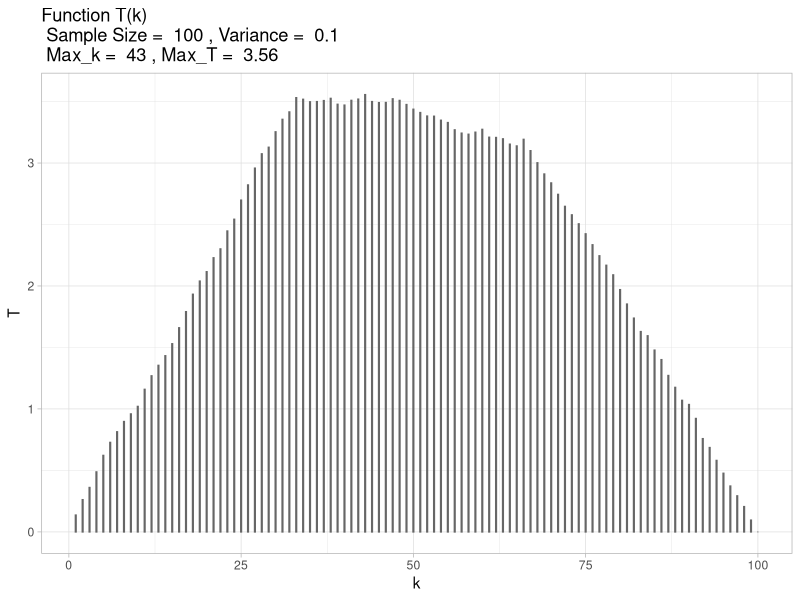

This figure's R source:
library(dplyr)
library(ggplot2)

seq_change <- function(data) {
  df2 <- data %>% mutate(cumsum = cumsum(data$x),
                         ID = row_number(), #ID is reset every sequence for calculation but k stays the same to track change point
                         total =sum(data$x)) %>% 
    mutate(length_df = length(ID)) %>% 
    mutate(frac = ID/length(ID)) %>% 
    mutate(temp1 = frac * total) %>% 
    mutate(absolute = abs(cumsum - temp1)) %>% 
    mutate(T = absolute / (sqrt(length(ID))))
  print(df2[1:5,])
  
  #Find the max value of T and return k where the max value is, this is the cutoff point
  #if it is tie return the smaller k
  maxk <- df2$k[max.col(t(df2$T), ties.method = "first")]
  maxT <- df2$T[max.col(t(df2$T), ties.method = "first")]
  
  variables_num <- paste(" Sample Size = ", N,",")
  variance <- paste(" Variance = ", var)
  maxk_plot <- paste(" Max_k = ", maxk,",")
  maxT_plot <- paste(" Max_T = ", round(maxT,2))
  
  maxplot <- ggplot(df2, aes(x = k, y = T)) + 
    geom_col(color="gray40", fill="gray", alpha =0.5, width = 0.1)+ 
    ggtitle(paste0("Function T(k) ","\n",variables_num,variance,"\n",maxk_plot,maxT_plot))+
    theme_light()
  
  print(maxplot)
  
  return (list(maxT=maxT,maxk=maxk))
}

N <- 100
var <- 0.1
sd <- sqrt(var)
N1 <- floor(N/3)
N2 <- floor(2*N/3)-floor(N/3)
N3 <- N - floor(2*N/3)
#generate n independent normal random variables
#first sequence
x1 <- rnorm(N1, mean = 2, sd = sd)
#second sequence
x2 <- rnorm(N2, mean = 1, sd = sd)
#third sequence
x3 <- rnorm(N3, mean = 0, sd = sd)
#combine 3 sequences
x<- c(x1,x2,x3)
#create a dataframe
df <- data.frame(x) %>% mutate(k = row_number())
seq_change(df)